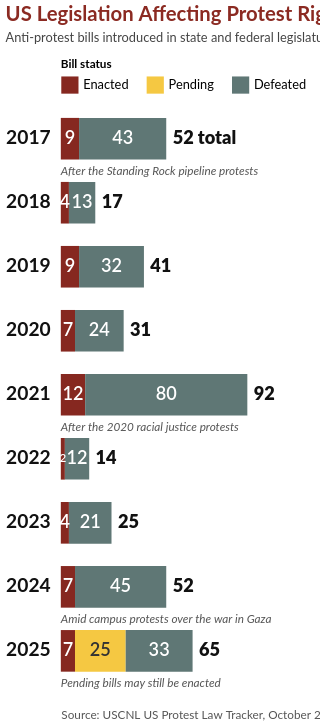

Vega-Lite specification for this chart:
### Vega-Lite specification from a JSON file in a GitHub repository (floating-point values rounded to 4 significant figures)
{"$schema": "https://vega.github.io/schema/vega-lite/v5.json", "title": {"text": "US Legislation Affecting Protest Rights: By Year", "subtitle": ["Anti-protest bills introduced in state and federal legislatures each year."], "anchor": "start", "color": "#8b2a22", "fontSize": 19, "subtitleFontSize": 12, "subtitleColor": "#444", "subtitlePadding": 6, "offset": 14}, "width": "container", "height": {"step": 60}, "autosize": {"type": "fit-x", "contains": "padding"}, "data": {"values": [{"year": "2017", "Enacted": 9, "Pending": 0, "Defeated": 43, "note": "After the Standing Rock pipeline protests"}, {"year": "2018", "Enacted": 4, "Pending": 0, "Defeated": 13}, {"year": "2019", "Enacted": 9, "Pending": 0, "Defeated": 32}, {"year": "2020", "Enacted": 7, "Pending": 0, "Defeated": 24}, {"year": "2021", "Enacted": 12, "Pending": 0, "Defeated": 80, "note": "After the 2020 racial justice protests"}, {"year": "2022", "Enacted": 2, "Pending": 0, "Defeated": 12}, {"year": "2023", "Enacted": 4, "Pending": 0, "Defeated": 21}, {"year": "2024", "Enacted": 7, "Pending": 0, "Defeated": 45, "note": "Amid campus protests over the war in Gaza"}, {"year": "2025", "Enacted": 7, "Pending": 25, "Defeated": 33, "note": "Pending bills may still be enacted"}]}, "transform": [{"fold": ["Enacted", "Pending", "Defeated"], "as": ["status", "count"]}, {"filter": "datum.count > 0"}, {"calculate": "indexof(['Enacted','Pending','Defeated'], datum.status)", "as": "rank"}, {"window": [{"op": "sum", "field": "count", "as": "end"}], "groupby": ["year"], "sort": [{"field": "rank"}], "frame": [null, 0]}, {"calculate": "datum.end - datum.count", "as": "start"}, {"calculate": "datum.start + datum.count / 2", "as": "mid"}], "encoding": {"y": {"field": "year", "type": "ordinal", "title": null, "scale": {"paddingInner": 0.35}, "axis": {"domain": false, "ticks": false, "labelFontSize": 18, "labelFontWeight": "bold", "labelColor": "#111", "labelPadding": 10}}}, "layer": [{"mark": "bar", "encoding": {"x": {"field": "start", "type": "quantitative", "scale": {"domain": [0, 100]}, "axis": {"labels": false, "ticks": false, "domain": false, "grid": false, "title": "Source: USCNL US Protest Law Tracker, October 2026 update.", "titleAnchor": "start", "titleAlign": "left", "titleFontSize": 11, "titleFontWeight": "normal", "titleColor": "#555", "titlePadding": 24}}, "x2": {"field": "end"}, "color": {"field": "status", "type": "nominal", "scale": {"domain": ["Enacted", "Pending", "Defeated"], "range": ["#862820", "#f5c842", "#5f7775"]}, "legend": {"title": "Bill status", "orient": "top", "direction": "horizontal", "symbolType": "square", "symbolSize": 260, "symbolStrokeWidth": 0, "labelFontSize": 12, "titleFontSize": 11, "columnPadding": 16, "offset": 12}}, "tooltip": [{"field": "year", "title": "Year"}, {"field": "status", "title": "Status"}, {"field": "count", "type": "quantitative", "title": "Bills"}]}}, {"mark": {"type": "text", "fontWeight": 600}, "encoding": {"x": {"field": "mid", "type": "quantitative"}, "text": {"field": "count"}, "size": {"condition": {"test": "datum.count < 3", "value": 11}, "value": 17}, "color": {"condition": {"test": "datum.status === 'Pending'", "value": "#333"}, "value": "white"}}}, {"transform": [{"aggregate": [{"op": "sum", "field": "count", "as": "total"}], "groupby": ["year"]}, {"calculate": "datum.year === '2017' ? datum.total + ' total' : datum.total", "as": "label"}], "mark": {"type": "text", "align": "left", "dx": 6, "fontSize": 17, "fontWeight": 900, "color": "#111"}, "encoding": {"x": {"field": "total", "type": "quantitative"}, "text": {"field": "label"}}}, {"transform": [{"filter": "datum.status === 'Enacted' && datum.note"}], "mark": {"type": "text", "align": "left", "dy": 31, "fontSize": 11, "fontStyle": "italic", "color": "#555"}, "encoding": {"x": {"datum": 0, "type": "quantitative"}, "text": {"field": "note"}}}], "config": {"font": "Lato, Helvetica, Arial, sans-serif", "view": {"stroke": null}}}
